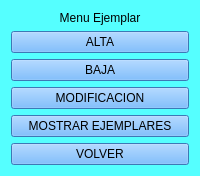
    <widget class="QWidget" name="page_menu_ejemplar">
     <property name="styleSheet">
      <string notr="true">background-color: rgb(85, 255, 255);
font: 16pt &quot;Segoe UI&quot;;</string>
     </property>
     <layout class="QHBoxLayout" name="horizontalLayout_4">
      <item>
       <layout class="QGridLayout" name="gridLayout_5">
        <item row="0" column="0">
         <widget class="QLabel" name="label_menu_ejemplar">
          <property name="styleSheet">
           <string notr="true">font: 36pt &quot;Segoe UI&quot;;</string>
          </property>
          <property name="text">
           <string>Menu Ejemplar</string>
          </property>
          <property name="alignment">
           <set>Qt::AlignCenter</set>
          </property>
         </widget>
        </item>
        <item row="1" column="0">
         <widget class="QPushButton" name="bt_alta_ejemplar">
          <property name="styleSheet">
           <string notr="true">background-color: rgb(85, 170, 255);</string>
          </property>
          <property name="text">
           <string>ALTA</string>
          </property>
         </widget>
        </item>
        <item row="2" column="0">
         <widget class="QPushButton" name="bt_baja_ejemplar">
          <property name="styleSheet">
           <string notr="true">background-color: rgb(85, 170, 255);</string>
          </property>
          <property name="text">
           <string>BAJA</string>
          </property>
         </widget>
        </item>
        <item row="3" column="0">
         <widget class="QPushButton" name="bt_modificacion_ejemplar">
          <property name="styleSheet">
           <string notr="true">background-color: rgb(85, 170, 255);</string>
          </property>
          <property name="text">
           <string>MODIFICACION</string>
          </property>
         </widget>
        </item>
        <item row="4" column="0">
         <widget class="QPushButton" name="bt_mostrar_ejemplar">
          <property name="styleSheet">
           <string notr="true">background-color: rgb(85, 170, 255);</string>
          </property>
          <property name="text">
           <string>MOSTRAR EJEMPLARES</string>
          </property>
         </widget>
        </item>
        <item row="5" column="0">
         <widget class="QPushButton" name="bt_volver_ejemplar">
          <property name="styleSheet">
           <string notr="true">background-color: rgb(85, 170, 255);</string>
          </property>
          <property name="text">
           <string>VOLVER</string>
          </property>
         </widget>
        </item>
       </layout>
      </item>
     </layout>
    </widget>
